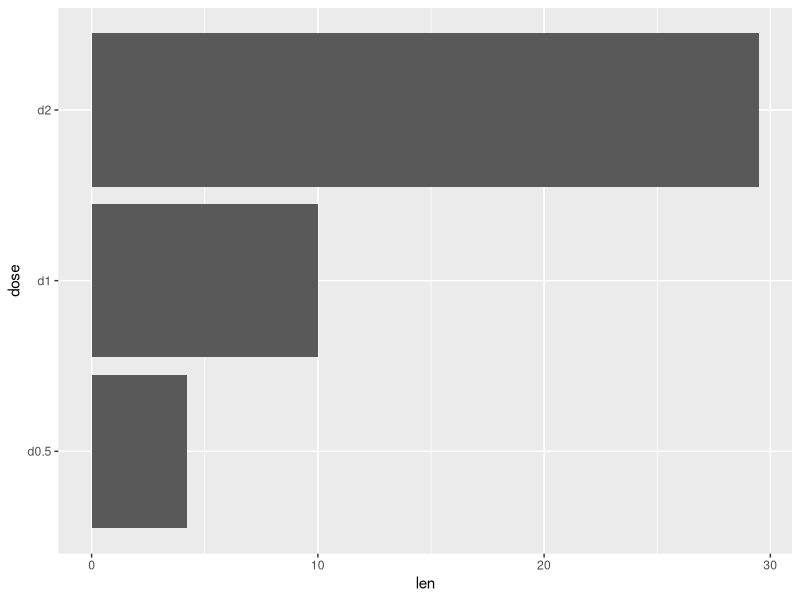
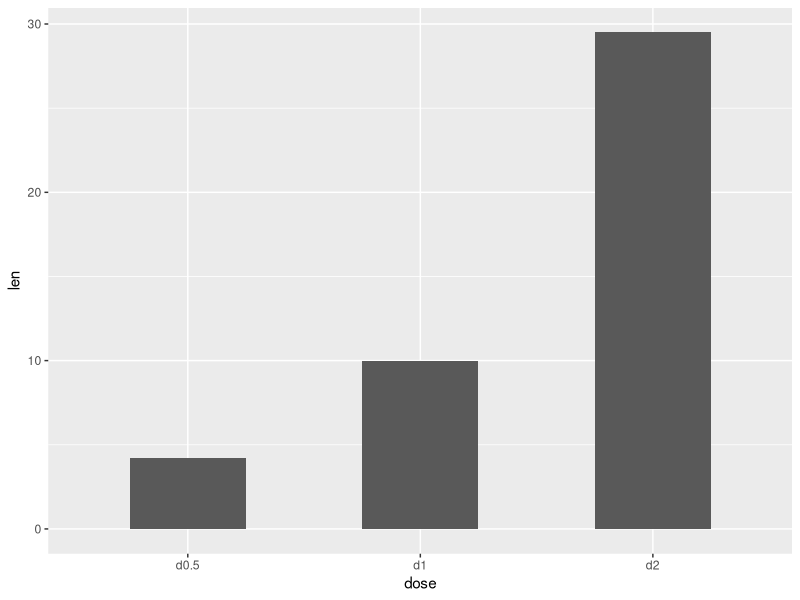
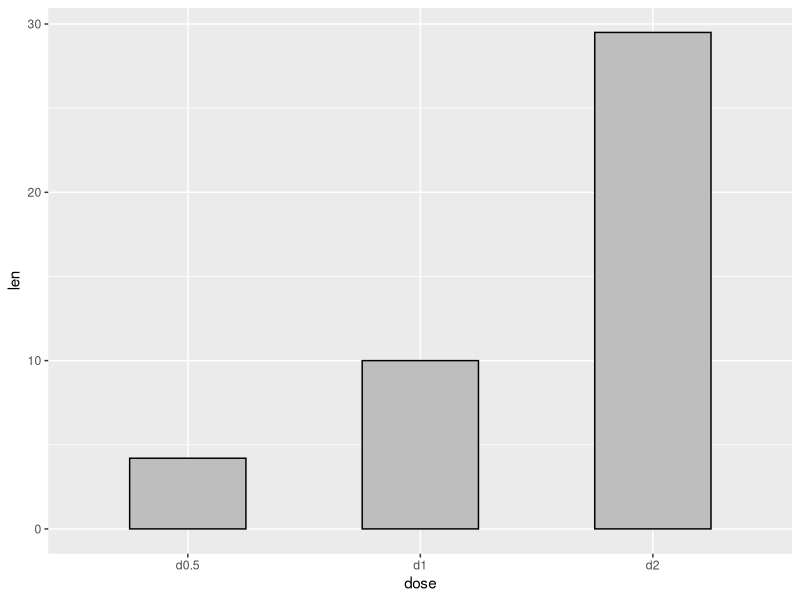
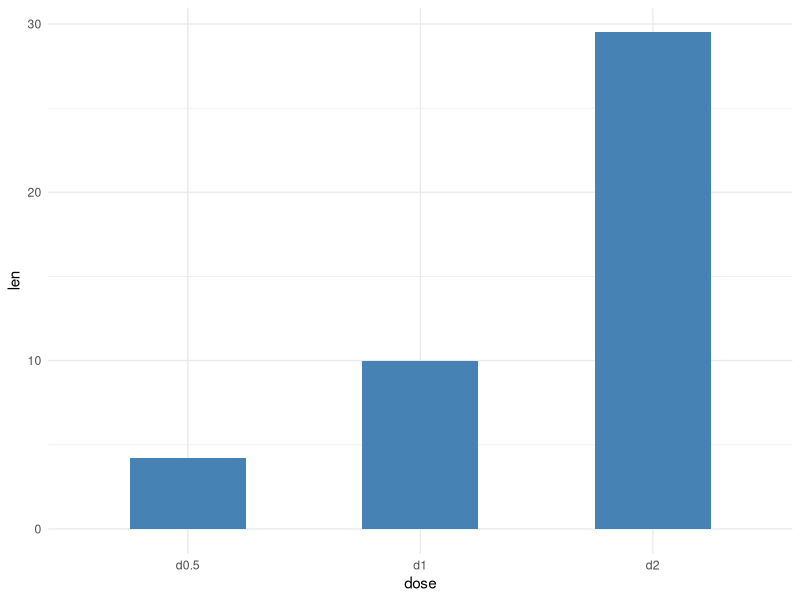
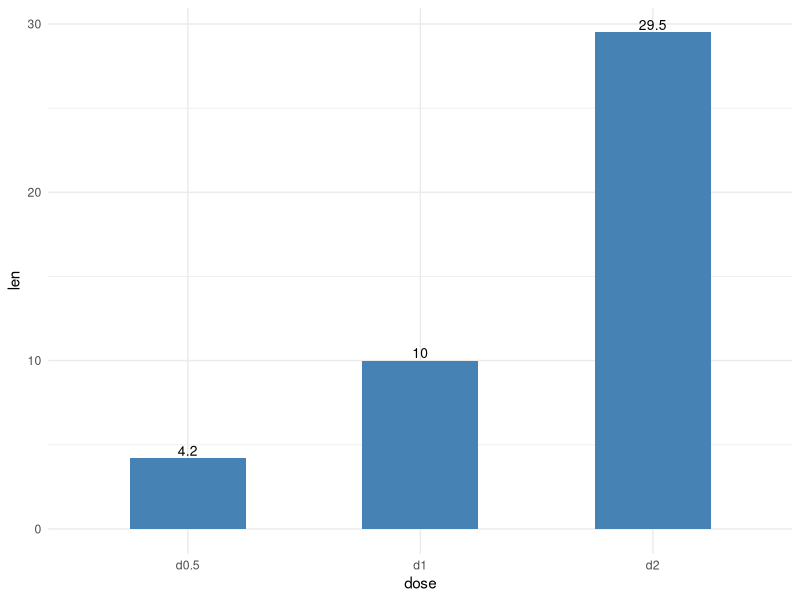
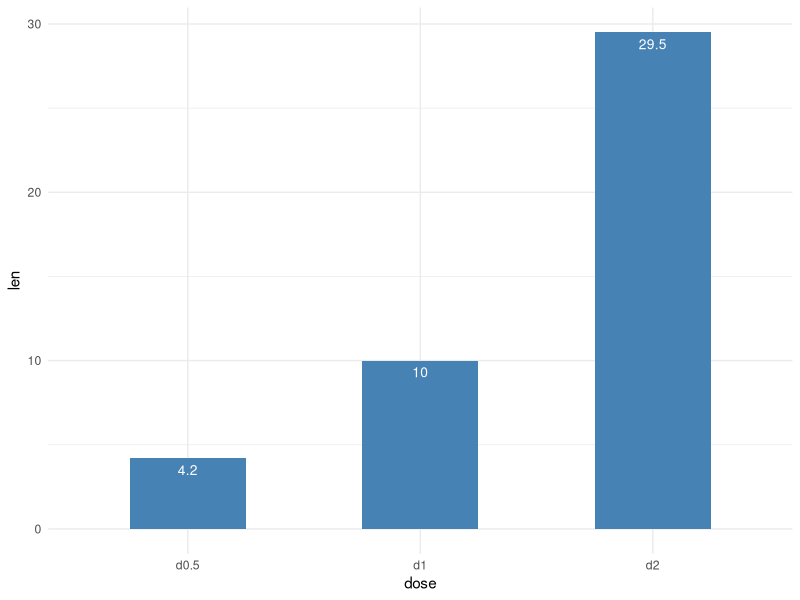
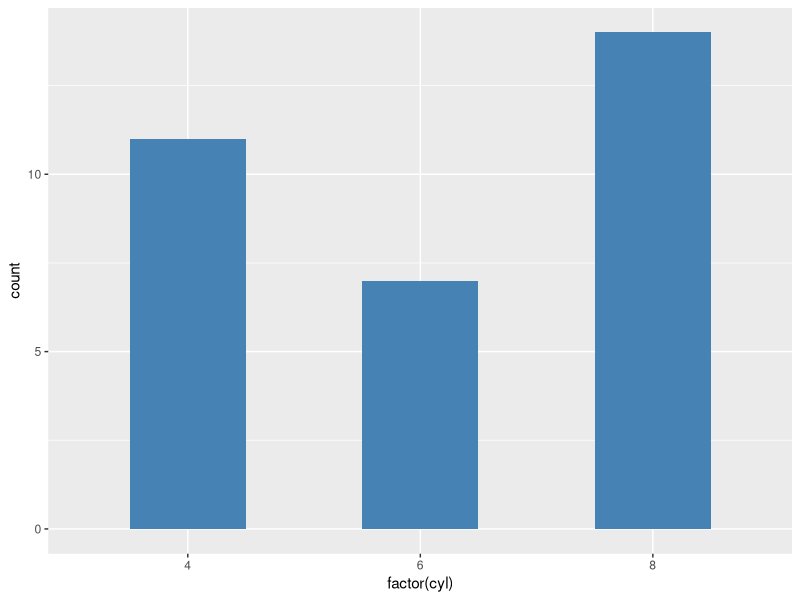
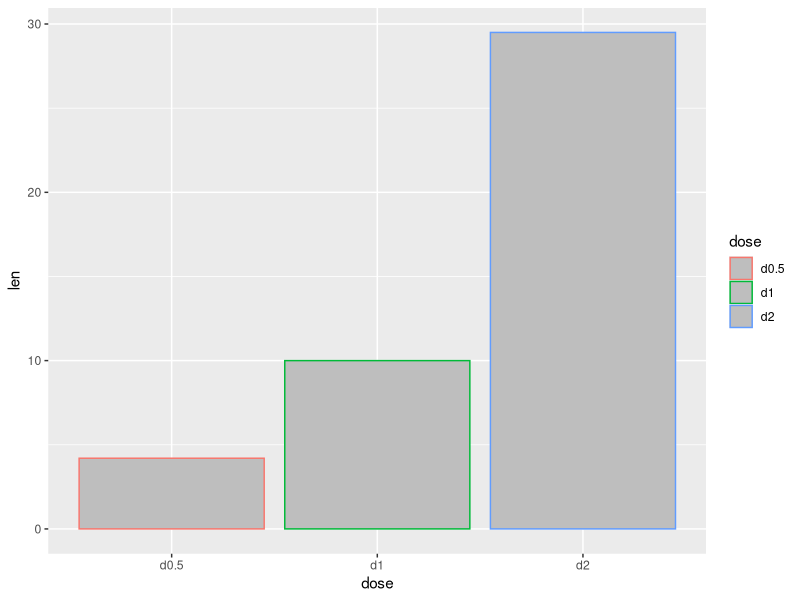

Generate these figures, in order, with R:
# inputting a data set manually
dataset = data.frame(dose = 
                       c("d0.5", 'd1', 'd2'), 
                     len = c(4.2, 10, 29.5))
library(ggplot2)
# basic bar plot
idea = ggplot(data = dataset, aes(x = dose, y = len)) + 
  geom_bar(stat = "identity")

# horizontal bar plot
idea + coord_flip()

# changing the width of bars
ggplot(data = dataset, aes(x = dose, y = len)) + 
  geom_bar(stat = "identity", width = 0.5)

# changing colors
ggplot(data = dataset, aes(x = dose, y = len)) + 
  geom_bar(stat = "identity", width = 0.5, 
           color = "black", fill = "grey")

# minimal theme with blue fill color
ggplot(data = dataset, aes(x = dose, y = len)) + 
  geom_bar(stat = "identity", width = 0.5, 
           fill = "steelblue") + theme_minimal()

# bar plot with labels
# outside bars
ggplot(data = dataset, aes(x = dose, y = len)) + 
  geom_bar(stat = "identity", width = 0.5, 
           fill = "steelblue") + geom_text(aes(label = len), 
                                           vjust = -0.25, size = 3.5, color = "black") +
  theme_minimal()

# inside bars
ggplot(data = dataset, aes(x = dose, y = len)) + 
  geom_bar(stat = "identity", width = 0.5, # identity = direct value use
           fill = "steelblue") + geom_text(aes(label = len), 
                                           vjust = 1.67, size = 3.5, color = "white") +
  theme_minimal()

mycar = mtcars
# bar plot of counts
# to make a bar plot of counts, we will use mtcars dataset
ggplot(data = mycar, aes(x = factor(cyl))) + 
  geom_bar(stat = "count", width = 0.5, fill = "steelblue") # count= not the value, number of entity instead

# changing barplot line colors by groups 
ggplot(dataset, aes(x= dose, y= len, color = dose)) +
  geom_bar(stat = "identity", fill = "grey")

# using custom color palettes
ggplot(dataset, aes(x= dose, y= len, color = dose)) +
  geom_bar(stat = "identity", fill = "grey") + 
  scale_color_manual(values = c("blue", "red", "#000000"))

# using brewer color palettes
ggplot(dataset, aes(x= dose, y= len, color = dose)) +
  geom_bar(stat = "identity", fill = "grey") + 
  scale_color_brewer(palette = "Accent")

# using grey scale
ggplot(dataset, aes(x= dose, y= len, color = dose)) +
  geom_bar(stat = "identity", fill = "white") + 
  scale_color_grey() + theme_classic()

# changing barplot fill colors by group
p = ggplot(dataset, aes(x= dose, y= len, fill = dose)) +
  geom_bar(stat = "identity") + theme_minimal()

p + scale_fill_manual(values = c("skyblue", "royalblue", "navyblue"))  

p + scale_fill_brewer(palette = "Dark2")

p + scale_fill_grey()

# using black outline color
ggplot(dataset, aes(x = dose, y = len, fill = dose)) +
  geom_bar(stat = "identity", color = "black") +
  scale_color_manual(values = c("#85713a", "#c72ce6", "#f00a24")) +
  theme(legend.position = "top")
